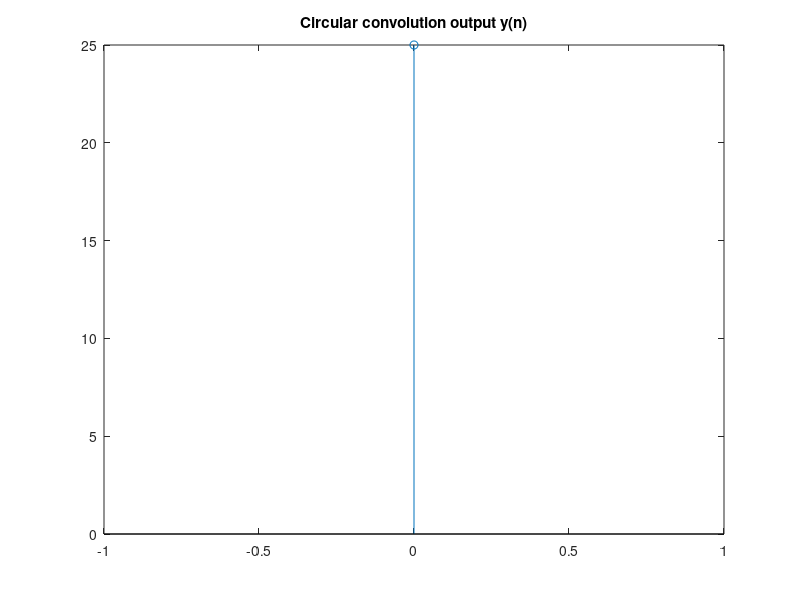

Write MATLAB code to recreate this figure.
clc;
clear all;
close all;
g=input('Enter first sequence ');
h=input('Enter second sequence ');
N1=length(g);
N2=length(h);
N=max(N1,N2);
N3=N1-N2;
if (N3>=0)
    h=[h,zeros(1,N3)];
else
 g=[g,zeros(1,N3)];
end
%Compute the output
for n=0:N-1
y(n+1)=0;
for k=0:N-1
i=mod((n-k),N);
if i<0
i=i+N;
end
y(n+1)=y(n+1)+h(k+1)*g(i+1);
end
end
disp('circular convolution of x & h is y=');
disp(y);
%plot
n1=0:N-1;
stem(n1,y);
title('Circular convolution output y(n)');